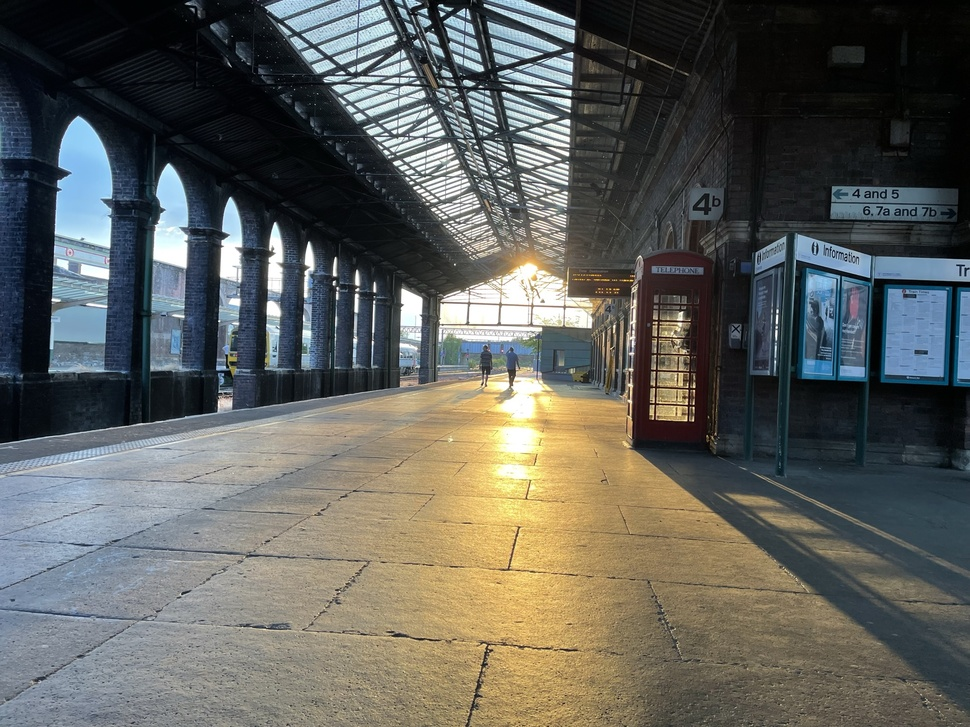
#> input picture ChesterStation.jpg, 970 x 727 px, shrunk from 2048 x 1536 before the run
$ python P11_WritingImage.py
#> lines starting #> are read from the running program, lines starting #| are printed output that depends on the picture; after the words box and inside, x2 and y2 are one past the last pixel; in counts of white or black regions, pixels touching at a corner belong together
import cv2
import numpy as np

# Read the image
img = cv2.imread("ChesterStation.jpg", 0)
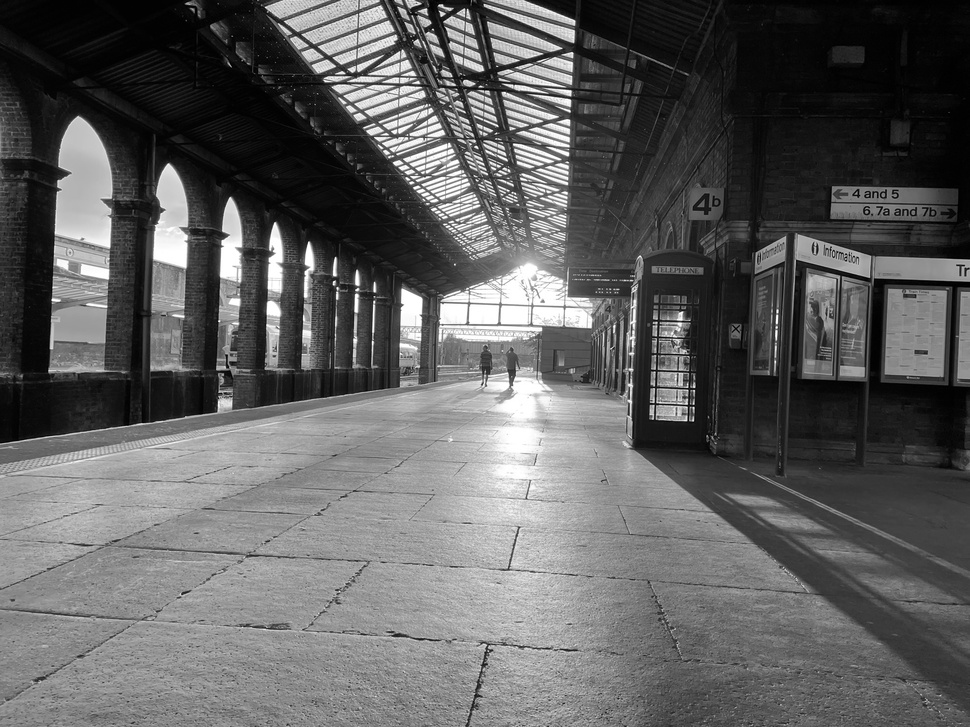
#> img: shape (727, 970); min 0, max 255, mean 95.1
cv2.imwrite("PictureGrayscale.jpg",img)
# Thresholding the image
# convert to binary image
(thresh, img_bin) = cv2.threshold(img, 128, 255,cv2.THRESH_BINARY|cv2.THRESH_OTSU)
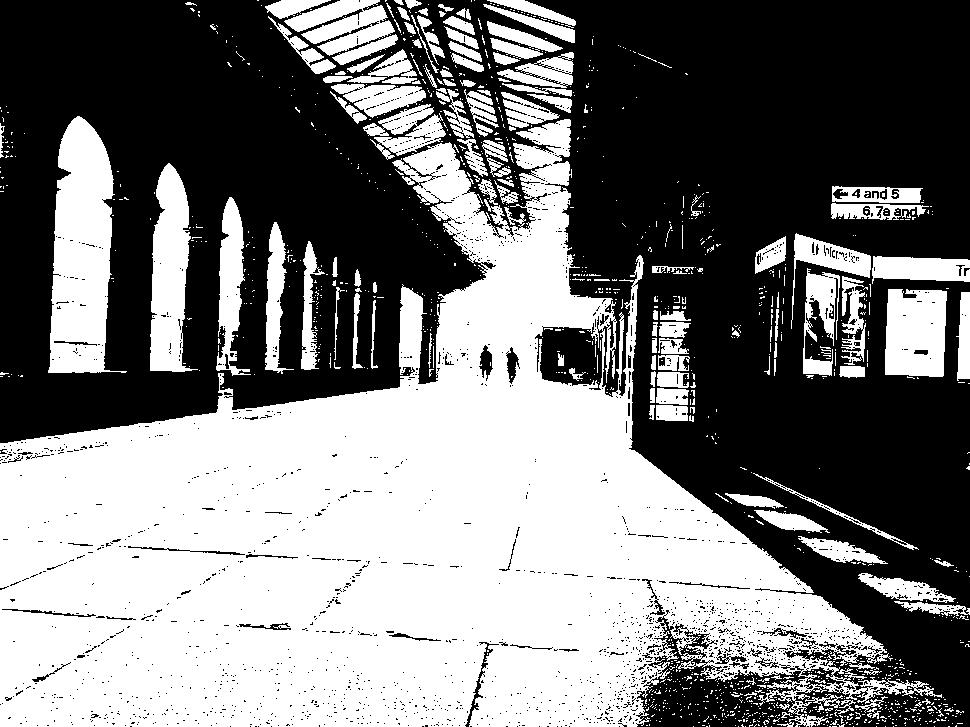
#> img_bin: shape (727, 970); 47.9% white; 1288 white regions (1149 under 20 px), largest, box (x1, y1, x2, y2) and area: (0, 119, 942, 727) 260024, (48, 116, 127, 373) 13070, (150, 163, 198, 372) 6371
#> thresh = 97

cv2.imwrite("PictureBinary.jpg",img_bin)

#invert all colour
img = cv2.imread("ChesterStation.jpg", cv2.IMREAD_UNCHANGED)
#> img is the input picture: shape (727, 970, 3); mean B, G, R 91.2, 96.1, 94.8
cv2.imwrite("PictureInvert.jpg",255-img)
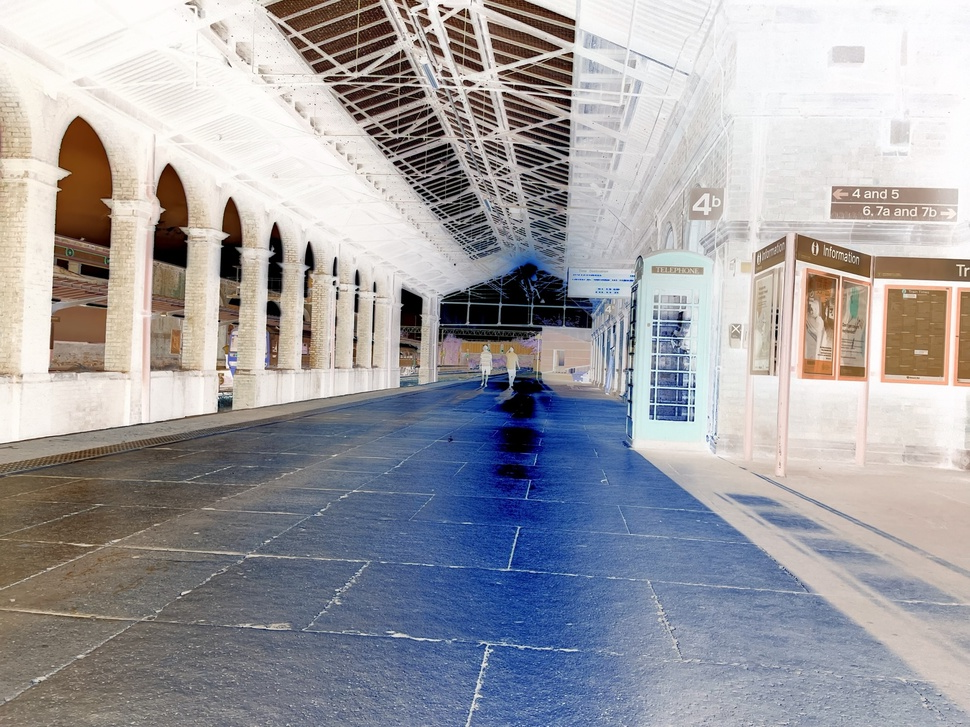
#> saved as PictureInvert.jpg: shape (727, 970, 3); mean B, G, R 163.8, 158.9, 160.2
